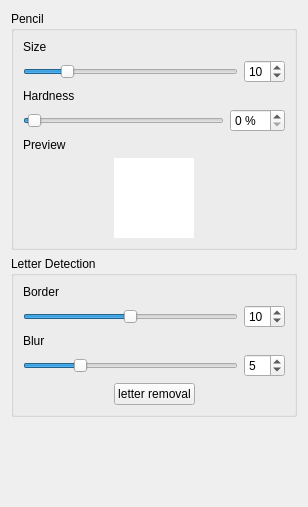
<?xml version="1.0" encoding="UTF-8"?>
<ui version="4.0">
 <class>paintWidget</class>
 <widget class="QWidget" name="paintWidget">
  <property name="geometry">
   <rect>
    <x>0</x>
    <y>0</y>
    <width>308</width>
    <height>507</height>
   </rect>
  </property>
  <property name="windowTitle">
   <string>Form</string>
  </property>
  <layout class="QVBoxLayout" name="verticalLayout">
   <item>
    <widget class="QGroupBox" name="groupBox">
     <property name="title">
      <string>Pencil</string>
     </property>
     <layout class="QVBoxLayout" name="verticalLayout_2">
      <item>
       <widget class="QLabel" name="label">
        <property name="text">
         <string>Size</string>
        </property>
       </widget>
      </item>
      <item>
       <layout class="QHBoxLayout" name="horizontalLayout">
        <item>
         <widget class="QSlider" name="sizeSlider">
          <property name="minimum">
           <number>1</number>
          </property>
          <property name="maximum">
           <number>50</number>
          </property>
          <property name="value">
           <number>10</number>
          </property>
          <property name="orientation">
           <enum>Qt::Horizontal</enum>
          </property>
         </widget>
        </item>
        <item>
         <widget class="QSpinBox" name="sizeSpinBox">
          <property name="minimum">
           <number>1</number>
          </property>
          <property name="maximum">
           <number>50</number>
          </property>
          <property name="value">
           <number>10</number>
          </property>
         </widget>
        </item>
       </layout>
      </item>
      <item>
       <widget class="QLabel" name="label_2">
        <property name="text">
         <string>Hardness</string>
        </property>
       </widget>
      </item>
      <item>
       <layout class="QHBoxLayout" name="horizontalLayout_2">
        <item>
         <widget class="QSlider" name="hardnessSlider">
          <property name="maximum">
           <number>50</number>
          </property>
          <property name="value">
           <number>1</number>
          </property>
          <property name="orientation">
           <enum>Qt::Horizontal</enum>
          </property>
         </widget>
        </item>
        <item>
         <widget class="QSpinBox" name="hardnessSpinBox">
          <property name="suffix">
           <string> %</string>
          </property>
          <property name="minimum">
           <number>0</number>
          </property>
          <property name="maximum">
           <number>50</number>
          </property>
         </widget>
        </item>
       </layout>
      </item>
      <item>
       <widget class="QLabel" name="label_4">
        <property name="text">
         <string>Preview</string>
        </property>
       </widget>
      </item>
      <item>
       <layout class="QHBoxLayout" name="horizontalLayout_3">
        <item>
         <widget class="QLabel" name="previewLabel">
          <property name="minimumSize">
           <size>
            <width>80</width>
            <height>80</height>
           </size>
          </property>
          <property name="maximumSize">
           <size>
            <width>80</width>
            <height>80</height>
           </size>
          </property>
          <property name="styleSheet">
           <string notr="true">background-color: white</string>
          </property>
          <property name="text">
           <string/>
          </property>
         </widget>
        </item>
       </layout>
      </item>
     </layout>
    </widget>
   </item>
   <item>
    <widget class="QGroupBox" name="letterDetectionGroup">
     <property name="title">
      <string>Letter Detection</string>
     </property>
     <layout class="QVBoxLayout" name="verticalLayout_3">
      <item>
       <widget class="QLabel" name="label_3">
        <property name="text">
         <string>Border</string>
        </property>
       </widget>
      </item>
      <item>
       <layout class="QHBoxLayout" name="horizontalLayout_5">
        <item>
         <widget class="QSlider" name="borderSlider">
          <property name="maximum">
           <number>20</number>
          </property>
          <property name="value">
           <number>10</number>
          </property>
          <property name="orientation">
           <enum>Qt::Horizontal</enum>
          </property>
         </widget>
        </item>
        <item>
         <widget class="QSpinBox" name="borderSpinBox">
          <property name="maximum">
           <number>20</number>
          </property>
          <property name="value">
           <number>10</number>
          </property>
         </widget>
        </item>
       </layout>
      </item>
      <item>
       <widget class="QLabel" name="label_5">
        <property name="text">
         <string>Blur</string>
        </property>
       </widget>
      </item>
      <item>
       <layout class="QHBoxLayout" name="horizontalLayout_6">
        <item>
         <widget class="QSlider" name="blurSlider">
          <property name="maximum">
           <number>20</number>
          </property>
          <property name="value">
           <number>5</number>
          </property>
          <property name="orientation">
           <enum>Qt::Horizontal</enum>
          </property>
         </widget>
        </item>
        <item>
         <widget class="QSpinBox" name="blurSpinBox">
          <property name="maximum">
           <number>20</number>
          </property>
          <property name="value">
           <number>5</number>
          </property>
         </widget>
        </item>
       </layout>
      </item>
      <item>
       <layout class="QHBoxLayout" name="horizontalLayout_4">
        <item>
         <spacer name="horizontalSpacer_2">
          <property name="orientation">
           <enum>Qt::Horizontal</enum>
          </property>
          <property name="sizeHint" stdset="0">
           <size>
            <width>40</width>
            <height>20</height>
           </size>
          </property>
         </spacer>
        </item>
        <item>
         <widget class="QPushButton" name="letterRemovalButton">
          <property name="text">
           <string>letter removal</string>
          </property>
          <property name="icon">
           <iconset resource="../resources/resources.qrc">
            <normaloff>:/text-slash.svg</normaloff>:/text-slash.svg</iconset>
          </property>
         </widget>
        </item>
        <item>
         <spacer name="horizontalSpacer">
          <property name="orientation">
           <enum>Qt::Horizontal</enum>
          </property>
          <property name="sizeHint" stdset="0">
           <size>
            <width>40</width>
            <height>20</height>
           </size>
          </property>
         </spacer>
        </item>
       </layout>
      </item>
     </layout>
    </widget>
   </item>
   <item>
    <spacer name="verticalSpacer">
     <property name="orientation">
      <enum>Qt::Vertical</enum>
     </property>
     <property name="sizeHint" stdset="0">
      <size>
       <width>20</width>
       <height>40</height>
      </size>
     </property>
    </spacer>
   </item>
  </layout>
 </widget>
 <resources>
  <include location="../resources/resources.qrc"/>
 </resources>
 <connections/>
</ui>
